Frame 1 (no input): blank canvas, image omitted
Frame 60 (the mouse pressed at the canvas centre just before this capture): blank canvas, image omitted
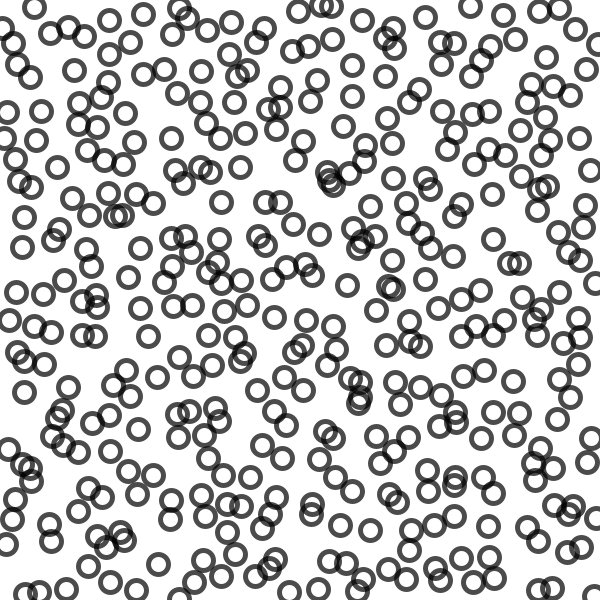
Frame 120 (the mouse held since frame 60 and released just before this capture)

The Processing sketch whose frames 1 and 60 were blank and that drew this single picture after the mouse press (run headless with seeded random() and noise(); from frame 60 on, the mouse is pressed at the canvas centre):

// Processing sketch: sketch_210611d
// ── sketch_210611d.pde

float tileCount = 20;
color circleColor = color(0);
int circleAlpha = 180;
int actRandomSeed = 0;

void setup() {
  size(600, 600);
  pixelDensity(displayDensity());
}

void draw() {
  translate(width/tileCount/2, height/tileCount/2);
  background(255);
  smooth();
  noFill();

  randomSeed(actRandomSeed);

  stroke(circleColor, circleAlpha);
  strokeWeight(mouseY/60);

  for (int gridY = 0; gridY < tileCount; gridY++) {
    for (int gridX = 0; gridX < tileCount; gridX++) {
      float posX = width / tileCount * gridX;
      float posY = height / tileCount * gridY;

      float shiftX = random(-mouseX, mouseX) / 20;
      float shiftY = random(-mouseX, mouseX) / 20;

      ellipse(posX + shiftX, posY + shiftY, mouseY/15, mouseY/15);
    }
  }
}

void mousePressed () {
  actRandomSeed = (int) random(100000);
}
